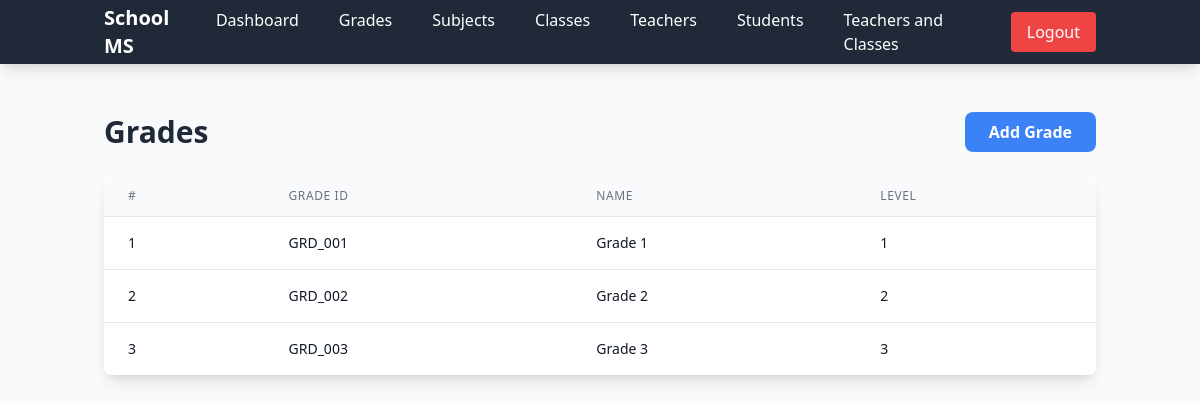
The page /admin/grades (signed in) on the database its author committed.
### app.py (models this page shows)
class Grade(db.Model):
    __tablename__ = 'grade'
    id = db.Column(db.Integer, primary_key=True)
    grade_id = db.Column(db.String(20), unique=True, nullable=True)
    name = db.Column(db.String(50), nullable=False)
    level = db.Column(db.Integer, nullable=False)
    classes = db.relationship('Classes', backref='grade', lazy=True)

### app.py (the view)
@app.route('/admin/grades', methods=['GET'])
@admin_required
def list_grades():
    grades = Grade.query.order_by(Grade.level).all()
    return render_template('list_grades.html', grades=grades)

### app.py (called while the page is built)
@app.context_processor
def inject_date():
    return dict(date=date, datetime=datetime)

def admin_required(f):
    @wraps(f)
    def decorated_function(*args, **kwargs):
        if session.get('user_type') != 'admin' or 'admin_id' not in session:
            flash('Please login as admin first', 'error')
            return redirect(url_for('admin_login'))
        return f(*args, **kwargs)
    return decorated_function

### templates/list_grades.html (shortened to what this page needs)
{% extends 'base.html' %}
{% block content %}
<div class="flex justify-between items-center mb-6">
    <h2 class="text-3xl font-bold text-gray-800">Grades</h2>
    <a href="{{ url_for('add_grade') }}" class="bg-blue-500 hover:bg-blue-600 text-white px-6 py-2 rounded-lg font-semibold">Add Grade</a>
</div>
<div class="bg-white shadow-lg rounded-lg overflow-hidden">
    <table class="min-w-full divide-y divide-gray-200">
        <thead class="bg-gray-50">
            <tr>
                <th class="px-6 py-3 text-left text-xs font-medium text-gray-500 uppercase tracking-wider">#</th>
                <th class="px-6 py-3 text-left text-xs font-medium text-gray-500 uppercase tracking-wider">Grade ID</th>
                <th class="px-6 py-3 text-left text-xs font-medium text-gray-500 uppercase tracking-wider">Name</th>
                <th class="px-6 py-3 text-left text-xs font-medium text-gray-500 uppercase tracking-wider">Level</th>
            </tr>
        </thead>
        <tbody class="bg-white divide-y divide-gray-200">
            {% for g in grades %}
            <tr class="hover:bg-gray-50">
                <td class="px-6 py-4 whitespace-nowrap text-sm text-gray-900">{{ loop.index }}</td>
                <td class="px-6 py-4 whitespace-nowrap text-sm text-gray-900">{{ g.grade_id }}</td>
                <td class="px-6 py-4 whitespace-nowrap text-sm font-medium text-gray-900">{{ g.name }}</td>
                <td class="px-6 py-4 whitespace-nowrap text-sm text-gray-900">{{ g.level }}</td>
            </tr>
            {% endfor %}
        </tbody>
    </table>
</div>
{% endblock %}

### rows shown on the page
Grade: grade_id "GRD_001", name "Grade 1", level "1"
Grade: grade_id "GRD_002", name "Grade 2", level "2"
Grade: grade_id "GRD_003", name "Grade 3", level "3"
